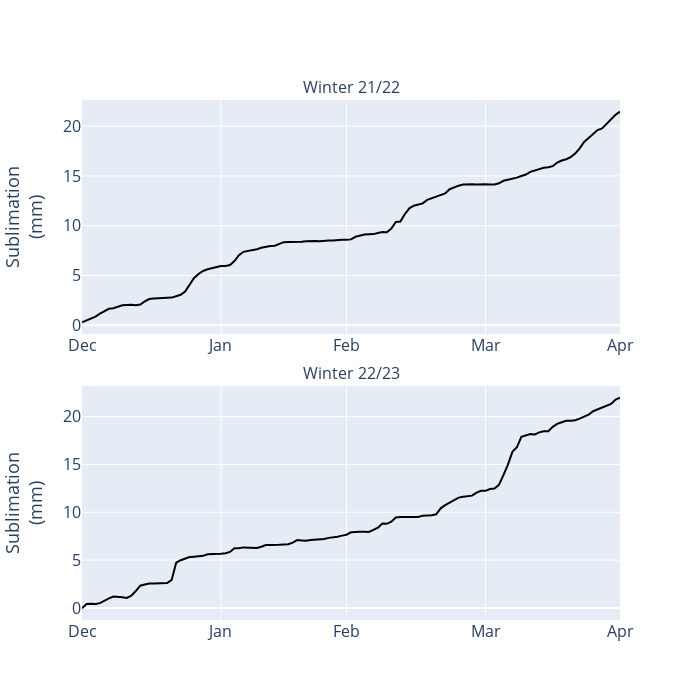

Notebook code for this chart:
### Code cell
fig = make_subplots(rows=2, cols=1,
                    subplot_titles=("Winter 21/22",
                                    "Winter 22/23"),
                                    vertical_spacing=0.1)

# Cumulative Sublimation
fig.add_trace(go.Scatter(x=w22_cumulative_sublimation.index,
                            y=w22_cumulative_sublimation,
                            name='2021-2022',
                            marker_color='black',
                            showlegend=False,),
                            row=1, col=1)
fig.add_trace(go.Scatter(x=w23_cumulative_sublimation.index,
                            y=w23_cumulative_sublimation,
                            name='2022-2023',
                            marker_color='black',
                            showlegend=False,),
                            row=2, col=1)

fig.update_layout(
    title = '',
    yaxis1_title='Sublimation<br>(mm)',
    yaxis2_title='Sublimation<br>(mm)',
    # yaxis2_range=[0, 40],
    width=700,
    height=700,
    # decrease space between subplots
    
)
# update the xaxis to show months
fig.update_xaxes(
    ticktext=['Dec','Jan','Feb','Mar', 'Apr'],
    tickvals=[61, 92, 120, 151, 181],
    # set xlim to end at 215
    range=[61,181],
    # increase text size
    tickfont_size=16,
)
# update the yaxis to increase fontsize
fig.update_yaxes(
    title_font_size=18,
    tickfont_size=16,
)

### Figure 1 — Plotly figure (JSON) as saved in the notebook; plotly's stock layout.template omitted (floating-point values rounded to 4 significant figures)
{"data": [{"marker": {"color": "black"}, "name": "2021-2022", "showlegend": false, "type": "scatter", "x": [61, 62, 63, 64, 65, 66, 67, 68, 69, 70, 71, 72, 73, 74, 75, 76, 77, 78, 79, 80, 81, 82, 83, 84, 85, 86, 87, 88, 89, 90, 91, 92, 93, 94, 95, 96, 97, 98, 99, 100, 101, 102, 103, 104, 105, 106, 107, 108, 109, 110, 111, 112, 113, 114, 115, 116, 117, 118, 119, 120, 121, 122, 123, 124, 125, 126, 127, 128, 129, 130, 131, 132, 133, 134, 135, 136, 137, 138, 139, 140, 141, 142, 143, 144, 145, 146, 147, 148, 149, 150, 151, 152, 153, 154, 155, 156, 157, 158, 159, 160, 161, 162, 163, 164, 165, 166, 167, 168, 169, 170, 171, 172, 173, 174, 175, 176, 177, 178, 179, 180, 181], "xaxis": "x", "y": [0.2967, 0.472, 0.6559, 0.8647, 1.172, 1.443, 1.653, 1.709, 1.879, 1.999, 2.033, 2.062, 2.009, 2.081, 2.395, 2.632, 2.698, 2.712, 2.747, 2.758, 2.777, 2.917, 3.058, 3.378, 4.01, 4.749, 5.145, 5.452, 5.621, 5.747, 5.841, 5.946, 5.951, 6.043, 6.447, 7.033, 7.376, 7.458, 7.529, 7.642, 7.784, 7.898, 7.969, 7.996, 8.186, 8.346, 8.358, 8.343, 8.351, 8.385, 8.439, 8.48, 8.462, 8.447, 8.501, 8.511, 8.507, 8.574, 8.581, 8.584, 8.625, 8.885, 9.035, 9.115, 9.14, 9.156, 9.273, 9.357, 9.347, 9.705, 10.37, 10.42, 11.15, 11.74, 12.01, 12.11, 12.24, 12.59, 12.76, 12.92, 13.08, 13.24, 13.67, 13.88, 14.02, 14.14, 14.18, 14.16, 14.15, 14.18, 14.16, 14.13, 14.13, 14.26, 14.51, 14.62, 14.7, 14.83, 14.99, 15.14, 15.41, 15.54, 15.72, 15.82, 15.88, 15.98, 16.34, 16.55, 16.68, 16.89, 17.25, 17.77, 18.42, 18.84, 19.26, 19.61, 19.78, 20.21, 20.63, 21.15, 21.45], "yaxis": "y"}, {"marker": {"color": "black"}, "name": "2022-2023", "showlegend": false, "type": "scatter", "x": [61, 62, 63, 64, 65, 66, 67, 68, 69, 70, 71, 72, 73, 74, 75, 76, 77, 78, 79, 80, 81, 82, 83, 84, 85, 86, 87, 88, 89, 90, 91, 92, 93, 94, 95, 96, 97, 98, 99, 100, 101, 102, 103, 104, 105, 106, 107, 108, 109, 110, 111, 112, 113, 114, 115, 116, 117, 118, 119, 120, 121, 122, 123, 124, 125, 126, 127, 128, 129, 130, 131, 132, 133, 134, 135, 136, 137, 138, 139, 140, 141, 142, 143, 144, 145, 146, 147, 148, 149, 150, 151, 152, 153, 154, 155, 156, 157, 158, 159, 160, 161, 162, 163, 164, 165, 166, 167, 168, 169, 170, 171, 172, 173, 174, 175, 176, 177, 178, 179, 180, 181], "xaxis": "x2", "y": [-0.03389, 0.4113, 0.431, 0.4241, 0.5079, 0.7903, 1.005, 1.187, 1.167, 1.115, 1.045, 1.295, 1.77, 2.331, 2.447, 2.559, 2.57, 2.582, 2.593, 2.613, 2.936, 4.724, 4.988, 5.158, 5.325, 5.362, 5.439, 5.449, 5.613, 5.613, 5.639, 5.674, 5.722, 5.861, 6.252, 6.247, 6.332, 6.332, 6.286, 6.272, 6.405, 6.58, 6.58, 6.556, 6.61, 6.641, 6.659, 6.825, 7.094, 7.054, 7.016, 7.106, 7.117, 7.126, 7.206, 7.327, 7.358, 7.435, 7.56, 7.653, 7.903, 7.952, 7.957, 7.97, 7.938, 8.154, 8.387, 8.83, 8.798, 9.015, 9.457, 9.51, 9.515, 9.523, 9.524, 9.507, 9.651, 9.653, 9.685, 9.792, 10.41, 10.74, 11.02, 11.34, 11.53, 11.63, 11.65, 11.74, 12.06, 12.24, 12.24, 12.43, 12.49, 12.87, 13.88, 14.98, 16.32, 16.79, 17.88, 17.99, 18.17, 18.14, 18.35, 18.46, 18.47, 18.93, 19.24, 19.41, 19.56, 19.56, 19.62, 19.79, 19.95, 20.2, 20.56, 20.75, 21.01, 21.2, 21.33, 21.77, 21.98], "yaxis": "y2"}], "layout": {"annotations": [{"font": {"size": 16}, "showarrow": false, "text": "Winter 21/22", "x": 0.5, "xanchor": "center", "xref": "paper", "y": 1, "yanchor": "bottom", "yref": "paper"}, {"font": {"size": 16}, "showarrow": false, "text": "Winter 22/23", "x": 0.5, "xanchor": "center", "xref": "paper", "y": 0.45, "yanchor": "bottom", "yref": "paper"}], "height": 700, "title": {"text": ""}, "width": 700, "xaxis": {"anchor": "y", "domain": [0, 1], "range": [61, 181], "tickfont": {"size": 16}, "ticktext": ["Dec", "Jan", "Feb", "Mar", "Apr"], "tickvals": [61, 92, 120, 151, 181]}, "xaxis2": {"anchor": "y2", "domain": [0, 1], "range": [61, 181], "tickfont": {"size": 16}, "ticktext": ["Dec", "Jan", "Feb", "Mar", "Apr"], "tickvals": [61, 92, 120, 151, 181]}, "yaxis": {"anchor": "x", "domain": [0.55, 1], "tickfont": {"size": 16}, "title": {"font": {"size": 18}, "text": "Sublimation<br>(mm)"}}, "yaxis2": {"anchor": "x2", "domain": [0, 0.45], "tickfont": {"size": 16}, "title": {"font": {"size": 18}, "text": "Sublimation<br>(mm)"}}}}
